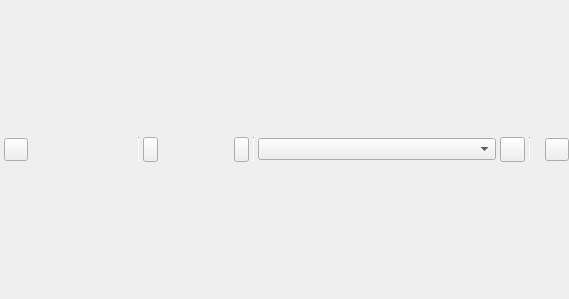
<?xml version="1.0" encoding="UTF-8"?>
<ui version="4.0">
 <class>WorkspacePanel</class>
 <widget class="QWidget" name="WorkspacePanel">
  <property name="geometry">
   <rect>
    <x>0</x>
    <y>0</y>
    <width>569</width>
    <height>299</height>
   </rect>
  </property>
  <property name="sizePolicy">
   <sizepolicy hsizetype="Ignored" vsizetype="Preferred">
    <horstretch>0</horstretch>
    <verstretch>0</verstretch>
   </sizepolicy>
  </property>
  <property name="acceptDrops">
   <bool>true</bool>
  </property>
  <property name="focused" stdset="0">
   <bool>false</bool>
  </property>
  <layout class="QVBoxLayout" name="verticalLayout">
   <property name="spacing">
    <number>0</number>
   </property>
   <property name="leftMargin">
    <number>0</number>
   </property>
   <property name="topMargin">
    <number>0</number>
   </property>
   <property name="rightMargin">
    <number>0</number>
   </property>
   <property name="bottomMargin">
    <number>0</number>
   </property>
   <item>
    <widget class="QFrame" name="headerFrame">
     <property name="sizePolicy">
      <sizepolicy hsizetype="Preferred" vsizetype="Maximum">
       <horstretch>0</horstretch>
       <verstretch>0</verstretch>
      </sizepolicy>
     </property>
     <property name="minimumSize">
      <size>
       <width>0</width>
       <height>25</height>
      </size>
     </property>
     <property name="maximumSize">
      <size>
       <width>16777215</width>
       <height>25</height>
      </size>
     </property>
     <property name="header" stdset="0">
      <bool>true</bool>
     </property>
     <layout class="QHBoxLayout" name="horizontalLayout">
      <property name="spacing">
       <number>4</number>
      </property>
      <property name="leftMargin">
       <number>4</number>
      </property>
      <property name="topMargin">
       <number>0</number>
      </property>
      <property name="rightMargin">
       <number>0</number>
      </property>
      <property name="bottomMargin">
       <number>0</number>
      </property>
      <item>
       <widget class="QWidget" name="currentInteractorWidget" native="true">
        <property name="minimumSize">
         <size>
          <width>0</width>
          <height>25</height>
         </size>
        </property>
        <property name="maximumSize">
         <size>
          <width>130</width>
          <height>25</height>
         </size>
        </property>
        <layout class="QHBoxLayout" name="horizontalLayout_2">
         <property name="spacing">
          <number>0</number>
         </property>
         <property name="leftMargin">
          <number>0</number>
         </property>
         <property name="topMargin">
          <number>0</number>
         </property>
         <property name="rightMargin">
          <number>0</number>
         </property>
         <property name="bottomMargin">
          <number>0</number>
         </property>
         <item>
          <widget class="QToolButton" name="currentInteractorButton">
           <property name="cursor">
            <cursorShape>PointingHandCursor</cursorShape>
           </property>
           <property name="toolTip">
            <string>Active tool&lt;br/&gt;&lt;i&gt;click to show/hide its configuration panel.&lt;/i&gt;</string>
           </property>
           <property name="text">
            <string/>
           </property>
           <property name="checkable">
            <bool>true</bool>
           </property>
           <property name="toolButtonStyle">
            <enum>Qt::ToolButtonTextBesideIcon</enum>
           </property>
          </widget>
         </item>
         <item>
          <spacer name="horizontalSpacer">
           <property name="orientation">
            <enum>Qt::Horizontal</enum>
           </property>
           <property name="sizeHint" stdset="0">
            <size>
             <width>95</width>
             <height>20</height>
            </size>
           </property>
          </spacer>
         </item>
        </layout>
       </widget>
      </item>
      <item>
       <widget class="Line" name="sep4">
        <property name="minimumSize">
         <size>
          <width>0</width>
          <height>25</height>
         </size>
        </property>
        <property name="maximumSize">
         <size>
          <width>1</width>
          <height>25</height>
         </size>
        </property>
        <property name="orientation">
         <enum>Qt::Vertical</enum>
        </property>
       </widget>
      </item>
      <item>
       <widget class="QPushButton" name="interactorsLeft">
        <property name="minimumSize">
         <size>
          <width>15</width>
          <height>25</height>
         </size>
        </property>
        <property name="maximumSize">
         <size>
          <width>15</width>
          <height>24</height>
         </size>
        </property>
        <property name="icon">
         <iconset resource="../resources/TalipotGUIResource.qrc">
          <normaloff>:/talipot/gui/icons/svg/menu-left-white.svg</normaloff>:/talipot/gui/icons/svg/menu-left-white.svg</iconset>
        </property>
       </widget>
      </item>
      <item>
       <widget class="QScrollArea" name="scrollArea">
        <property name="sizePolicy">
         <sizepolicy hsizetype="Maximum" vsizetype="Expanding">
          <horstretch>0</horstretch>
          <verstretch>0</verstretch>
         </sizepolicy>
        </property>
        <property name="minimumSize">
         <size>
          <width>0</width>
          <height>25</height>
         </size>
        </property>
        <property name="maximumSize">
         <size>
          <width>16777215</width>
          <height>25</height>
         </size>
        </property>
        <property name="frameShape">
         <enum>QFrame::NoFrame</enum>
        </property>
        <property name="frameShadow">
         <enum>QFrame::Plain</enum>
        </property>
        <property name="verticalScrollBarPolicy">
         <enum>Qt::ScrollBarAlwaysOff</enum>
        </property>
        <property name="horizontalScrollBarPolicy">
         <enum>Qt::ScrollBarAlwaysOff</enum>
        </property>
        <property name="widgetResizable">
         <bool>true</bool>
        </property>
        <widget class="QWidget" name="interactorsFrame">
         <property name="geometry">
          <rect>
           <x>0</x>
           <y>0</y>
           <width>80</width>
           <height>25</height>
          </rect>
         </property>
         <property name="minimumSize">
          <size>
           <width>0</width>
           <height>25</height>
          </size>
         </property>
        </widget>
       </widget>
      </item>
      <item>
       <widget class="QPushButton" name="interactorsRight">
        <property name="minimumSize">
         <size>
          <width>15</width>
          <height>25</height>
         </size>
        </property>
        <property name="maximumSize">
         <size>
          <width>15</width>
          <height>24</height>
         </size>
        </property>
        <property name="icon">
         <iconset resource="../resources/TalipotGUIResource.qrc">
          <normaloff>:/talipot/gui/icons/svg/menu-right-white.svg</normaloff>:/talipot/gui/icons/svg/menu-right-white.svg</iconset>
        </property>
       </widget>
      </item>
      <item>
       <widget class="Line" name="sep2">
        <property name="maximumSize">
         <size>
          <width>1</width>
          <height>16777215</height>
         </size>
        </property>
        <property name="orientation">
         <enum>Qt::Vertical</enum>
        </property>
       </widget>
      </item>
      <item>
       <widget class="TreeViewComboBox" name="graphCombo">
        <property name="sizePolicy">
         <sizepolicy hsizetype="Expanding" vsizetype="Fixed">
          <horstretch>0</horstretch>
          <verstretch>0</verstretch>
         </sizepolicy>
        </property>
        <property name="minimumSize">
         <size>
          <width>100</width>
          <height>0</height>
         </size>
        </property>
        <property name="toolTip">
         <string>Select a graph to display</string>
        </property>
        <property name="sizeAdjustPolicy">
         <enum>QComboBox::AdjustToContents</enum>
        </property>
       </widget>
      </item>
      <item>
       <widget class="QToolButton" name="linkButton">
        <property name="minimumSize">
         <size>
          <width>25</width>
          <height>25</height>
         </size>
        </property>
        <property name="maximumSize">
         <size>
          <width>25</width>
          <height>25</height>
         </size>
        </property>
        <property name="toolTip">
         <string>Click here to enable the synchronization with the Graphs panel.
When synchronization is enabled, the current graph of the Graphs panel,
becomes the current one in the workspace active panel.</string>
        </property>
        <property name="text">
         <string/>
        </property>
        <property name="iconSize">
         <size>
          <width>22</width>
          <height>22</height>
         </size>
        </property>
        <property name="checkable">
         <bool>true</bool>
        </property>
       </widget>
      </item>
      <item>
       <widget class="Line" name="sep3">
        <property name="maximumSize">
         <size>
          <width>1</width>
          <height>16777215</height>
         </size>
        </property>
        <property name="orientation">
         <enum>Qt::Vertical</enum>
        </property>
       </widget>
      </item>
      <item>
       <widget class="tlp::DragHandle" name="dragHandle">
        <property name="toolTip">
         <string>Press here to begin dragging this view</string>
        </property>
       </widget>
      </item>
      <item>
       <widget class="QToolButton" name="closeButton">
        <property name="toolTip">
         <string>Close</string>
        </property>
        <property name="text">
         <string/>
        </property>
       </widget>
      </item>
     </layout>
    </widget>
   </item>
  </layout>
  <action name="actionClose">
   <property name="text">
    <string>Close</string>
   </property>
   <property name="shortcut">
    <string>Ctrl+W</string>
   </property>
  </action>
 </widget>
 <customwidgets>
  <customwidget>
   <class>TreeViewComboBox</class>
   <extends>QComboBox</extends>
   <header>talipot/TreeViewComboBox.h</header>
   <container>1</container>
  </customwidget>
  <customwidget>
   <class>tlp::DragHandle</class>
   <extends>QLabel</extends>
   <header location="global">talipot/DragHandle.h</header>
  </customwidget>
 </customwidgets>
 <resources>
  <include location="../resources/TalipotGUIResource.qrc"/>
 </resources>
 <connections>
  <connection>
   <sender>interactorsLeft</sender>
   <signal>clicked()</signal>
   <receiver>WorkspacePanel</receiver>
   <slot>scrollInteractorsLeft()</slot>
   <hints>
    <hint type="sourcelabel">
     <x>153</x>
     <y>298</y>
    </hint>
    <hint type="destinationlabel">
     <x>471</x>
     <y>297</y>
    </hint>
   </hints>
  </connection>
  <connection>
   <sender>interactorsRight</sender>
   <signal>clicked()</signal>
   <receiver>WorkspacePanel</receiver>
   <slot>scrollInteractorsRight()</slot>
   <hints>
    <hint type="sourcelabel">
     <x>276</x>
     <y>298</y>
    </hint>
    <hint type="destinationlabel">
     <x>471</x>
     <y>297</y>
    </hint>
   </hints>
  </connection>
  <connection>
   <sender>actionClose</sender>
   <signal>triggered()</signal>
   <receiver>closeButton</receiver>
   <slot>click()</slot>
   <hints>
    <hint type="sourcelabel">
     <x>-1</x>
     <y>-1</y>
    </hint>
    <hint type="destinationlabel">
     <x>933</x>
     <y>297</y>
    </hint>
   </hints>
  </connection>
  <connection>
   <sender>currentInteractorButton</sender>
   <signal>clicked(bool)</signal>
   <receiver>WorkspacePanel</receiver>
   <slot>setCurrentInteractorConfigurationVisible(bool)</slot>
   <hints>
    <hint type="sourcelabel">
     <x>69</x>
     <y>296</y>
    </hint>
    <hint type="destinationlabel">
     <x>471</x>
     <y>297</y>
    </hint>
   </hints>
  </connection>
 </connections>
 <slots>
  <slot>setCurrentInteractorConfigurationVisible(bool)</slot>
  <slot>scrollInteractorsRight()</slot>
  <slot>scrollInteractorsLeft()</slot>
 </slots>
</ui>
